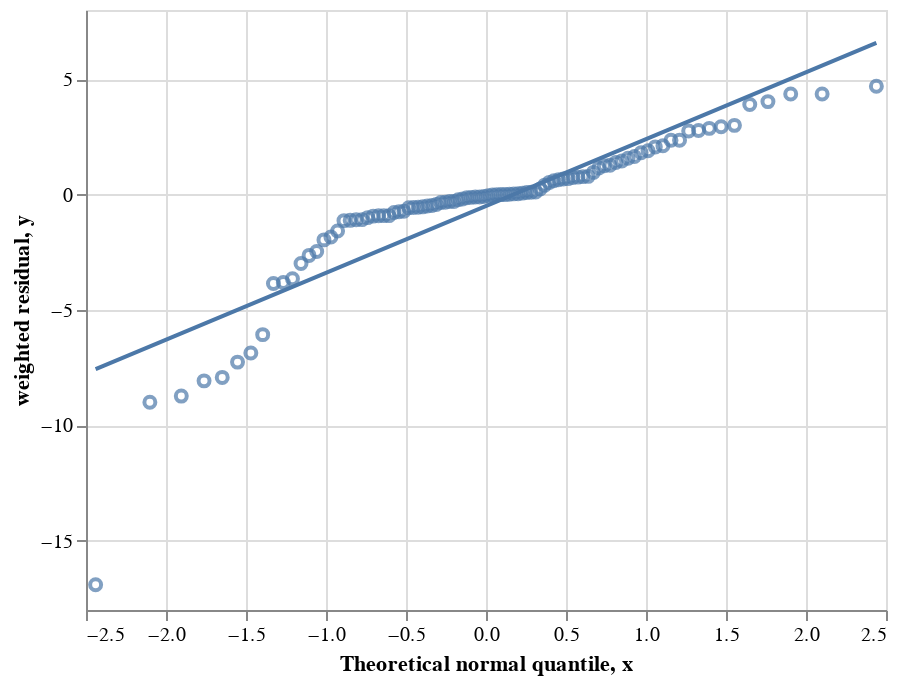

Notebook code cell kept with this figure:
### Markdown cell above
The test find that the residuals does not appear to be normally distributed, so lets inspect the normal probability plot to see for ourself.

### Code cell
visualization.plot_norm_probplot(res, interactive=True)

### Figure 1 — Vega-Lite specification as saved in the notebook (floating-point values rounded to 4 significant figures)
{"config": {"view": {"continuousWidth": 400, "continuousHeight": 300}}, "layer": [{"data": {"name": "data-f2f6ff62d618d3651fec2bcb8c10e6cb"}, "mark": "point", "encoding": {"tooltip": [{"field": "type", "type": "nominal"}, {"field": "id", "type": "nominal"}, {"field": "peak", "type": "nominal"}, {"field": "weighted residual", "type": "quantitative"}], "x": {"field": "Theoretical normal quantile", "type": "quantitative"}, "y": {"field": "weighted residual", "type": "quantitative"}}}, {"data": {"name": "data-2affc25750a9aa9308b54de034127c21"}, "mark": "line", "encoding": {"x": {"field": "x", "type": "quantitative"}, "y": {"field": "y", "type": "quantitative"}}}], "$schema": "https://vega.github.io/schema/vega-lite/v4.17.0.json", "datasets": {"data-f2f6ff62d618d3651fec2bcb8c10e6cb": [{"type": "MS", "expt": "fructose", "id": "fructose_Methionine320_0_0_1", "peak": "M3", "time": 0.0, "data": 0.002901, "std": 0.0001, "fit": 0.00121, "weighted residual": -16.91, "cont": null, "Theoretical normal quantile": -2.44}, {"type": "MS", "expt": "fructose", "id": "fructose_Histidine338_0_0_1", "peak": "M5", "time": 0.0, "data": 0.0009003, "std": 0.0001, "fit": 1.464e-09, "weighted residual": -9.0, "cont": null, "Theoretical normal quantile": -2.101}, {"type": "MS", "expt": "fructose", "id": "fructose_Valine260_0_0_1", "peak": "M2", "time": 0.0, "data": 0.004901, "std": 0.0005001, "fit": 0.0005349, "weighted residual": -8.73, "cont": null, "Theoretical normal quantile": -1.904}, {"type": "MS", "expt": "fructose", "id": "fructose_Histidine338_0_0_1", "peak": "M3", "time": 0.0, "data": 0.02551, "std": 0.003001, "fit": 0.001289, "weighted residual": -8.07, "cont": null, "Theoretical normal quantile": -1.762}, {"type": "MS", "expt": "fructose", "id": "fructose_Histidine338_0_0_1", "peak": "M4", "time": 0.0, "data": 0.0008002, "std": 0.0001, "fit": 7.886e-06, "weighted residual": -7.921, "cont": null, "Theoretical normal quantile": -1.649}, {"type": "MS", "expt": "fructose", "id": "fructose_Glutamicacid330_0_0_1", "peak": "M3", "time": 0.0, "data": 0.0008, "std": 0.0001, "fit": 7.42e-05, "weighted residual": -7.258, "cont": null, "Theoretical normal quantile": -1.553}, {"type": "MS", "expt": "fructose", "id": "fructose_Phenylalanine336_0_0_1", "peak": "M0", "time": 0.0, "data": 0.821, "std": 0.0256, "fit": 0.6452, "weighted residual": -6.865, "cont": null, "Theoretical normal quantile": -1.47}, {"type": "MS", "expt": "fructose", "id": "fructose_Phenylalanine308_0_0_1", "peak": "M3", "time": 0.0, "data": 0.0022, "std": 0.0001, "fit": 0.001593, "weighted residual": -6.067, "cont": null, "Theoretical normal quantile": -1.396}, {"type": "MS", "expt": "fructose", "id": "fructose_Valine288_0_0_1", "peak": "M3", "time": 0.0, "data": 0.0006, "std": 0.0001, "fit": 0.0002151, "weighted residual": -3.849, "cont": null, "Theoretical normal quantile": -1.328}, {"type": "MS", "expt": "fructose", "id": "fructose_Asparticacid302_0_0_1", "peak": "M1", "time": 0.0, "data": 0.09291, "std": 0.0029, "fit": 0.08187, "weighted residual": -3.807, "cont": null, "Theoretical normal quantile": -1.267}, {"type": "MS", "expt": "fructose", "id": "fructose_Asparticacid390_0_0_1", "peak": "M3", "time": 0.0, "data": 0.0004, "std": 0.0001, "fit": 3.561e-05, "weighted residual": -3.644, "cont": null, "Theoretical normal quantile": -1.21}, {"type": "MS", "expt": "fructose", "id": "fructose_Asparticacid302_0_0_1", "peak": "M2", "time": 0.0, "data": 0.0132, "std": 0.0035, "fit": 0.002746, "weighted residual": -2.987, "cont": null, "Theoretical normal quantile": -1.156}, {"type": "MS", "expt": "fructose", "id": "fructose_Serine362_0_0_1", "peak": "M2", "time": 0.0, "data": 0.0003, "std": 0.0001, "fit": 3.661e-05, "weighted residual": -2.634, "cont": null, "Theoretical normal quantile": -1.106}, {"type": "MS", "expt": "fructose", "id": "fructose_Glycine246_0_0_1", "peak": "M1", "time": 0.0, "data": 0.0638, "std": 0.0072, "fit": 0.04607, "weighted residual": -2.463, "cont": null, "Theoretical normal quantile": -1.058}, {"type": "MS", "expt": "fructose", "id": "fructose_Asparticacid418_0_0_1", "peak": "M4", "time": 0.0, "data": 0.0002, "std": 0.0001, "fit": 3.83e-06, "weighted residual": -1.962, "cont": null, "Theoretical normal quantile": -1.013}, {"type": "MS", "expt": "fructose", "id": "fructose_Leucine274_0_0_1", "peak": "M3", "time": 0.0, "data": 0.0002, "std": 0.0001, "fit": 1.628e-05, "weighted residual": -1.837, "cont": null, "Theoretical normal quantile": -0.9693}, {"type": "MS", "expt": "fructose", "id": "fructose_Threonine404_0_0_1", "peak": "M3", "time": 0.0, "data": 0.0017, "std": 0.0001, "fit": 0.001542, "weighted residual": -1.578, "cont": null, "Theoretical normal quantile": -0.9277}, {"type": "MS", "expt": "fructose", "id": "fructose_Alanine232_0_0_1", "peak": "M2", "time": 0.0, "data": 0.0011, "std": 0.0009, "fit": 8.561e-05, "weighted residual": -1.127, "cont": null, "Theoretical normal quantile": -0.8876}, {"type": "MS", "expt": "fructose", "id": "fructose_Phenylalanine308_0_0_1", "peak": "M4", "time": 0.0, "data": 0.0002, "std": 0.0001, "fit": 8.854e-05, "weighted residual": -1.115, "cont": null, "Theoretical normal quantile": -0.8489}, {"type": "MS", "expt": "fructose", "id": "fructose_Alanine232_0_0_1", "peak": "M1", "time": 0.0, "data": 0.023, "std": 0.0035, "fit": 0.01918, "weighted residual": -1.091, "cont": null, "Theoretical normal quantile": -0.8114}, {"type": "MS", "expt": "fructose", "id": "fructose_Valine260_0_0_1", "peak": "M1", "time": 0.0, "data": 0.04361, "std": 0.005701, "fit": 0.03743, "weighted residual": -1.084, "cont": null, "Theoretical normal quantile": -0.775}, {"type": "MS", "expt": "fructose", "id": "fructose_Alanine260_0_0_1", "peak": "M3", "time": 0.0, "data": 0.0006, "std": 0.0006, "fit": 2.087e-06, "weighted residual": -0.9965, "cont": null, "Theoretical normal quantile": -0.7396}, {"type": "MS", "expt": "fructose", "id": "fructose_Histidine440_0_0_1", "peak": "M1", "time": 0.0, "data": 0.4885, "std": 0.0228, "fit": 0.4673, "weighted residual": -0.9317, "cont": null, "Theoretical normal quantile": -0.7051}, {"type": "MS", "expt": "fructose", "id": "fructose_Glutamicacid432_0_0_1", "peak": "M4", "time": 0.0, "data": 0.0001, "std": 0.0001, "fit": 8.05e-06, "weighted residual": -0.9195, "cont": null, "Theoretical normal quantile": -0.6714}, {"type": "MS", "expt": "fructose", "id": "fructose_Isoleucine274_0_0_1", "peak": "M3", "time": 0.0, "data": 0.0003375, "std": 0.0001, "fit": 0.0002465, "weighted residual": -0.9107, "cont": null, "Theoretical normal quantile": -0.6385}, {"type": "MS", "expt": "fructose", "id": "fructose_Asparticacid418_0_0_1", "peak": "M0", "time": 0.0, "data": 0.7777, "std": 0.0107, "fit": 0.768, "weighted residual": -0.9107, "cont": null, "Theoretical normal quantile": -0.6063}, {"type": "MS", "expt": "fructose", "id": "fructose_Serine390_0_0_1", "peak": "M0", "time": 0.0, "data": 0.9065, "std": 0.0159, "fit": 0.8942, "weighted residual": -0.7719, "cont": null, "Theoretical normal quantile": -0.5747}, {"type": "MS", "expt": "fructose", "id": "fructose_Alanine260_0_0_1", "peak": "M0", "time": 0.0, "data": 0.3509, "std": 0.0135, "fit": 0.3409, "weighted residual": -0.7427, "cont": null, "Theoretical normal quantile": -0.5436}, {"type": "MS", "expt": "fructose", "id": "fructose_Glutamicacid432_0_0_1", "peak": "M0", "time": 0.0, "data": 0.8193, "std": 0.0129, "fit": 0.81, "weighted residual": -0.7215, "cont": null, "Theoretical normal quantile": -0.5131}, {"type": "MS", "expt": "fructose", "id": "fructose_Serine362_0_0_1", "peak": "M0", "time": 0.0, "data": 0.9378, "std": 0.0109, "fit": 0.9316, "weighted residual": -0.5702, "cont": null, "Theoretical normal quantile": -0.483}, {"type": "MS", "expt": "fructose", "id": "fructose_Asparticacid418_0_0_1", "peak": "M1", "time": 0.0, "data": 0.2021, "std": 0.0077, "fit": 0.1978, "weighted residual": -0.561, "cont": null, "Theoretical normal quantile": -0.4534}, {"type": "MS", "expt": "fructose", "id": "fructose_Histidine338_0_0_1", "peak": "M1", "time": 0.0, "data": 0.4673, "std": 0.01731, "fit": 0.4579, "weighted residual": -0.5446, "cont": null, "Theoretical normal quantile": -0.4241}, {"type": "MS", "expt": "fructose", "id": "fructose_Asparticacid390_0_0_1", "peak": "M0", "time": 0.0, "data": 0.8416, "std": 0.0102, "fit": 0.8362, "weighted residual": -0.5302, "cont": null, "Theoretical normal quantile": -0.3952}, {"type": "MS", "expt": "fructose", "id": "fructose_Glutamicacid330_0_0_1", "peak": "M4", "time": 0.0, "data": 5e-05, "std": 0.0001, "fit": 3.817e-07, "weighted residual": -0.4962, "cont": null, "Theoretical normal quantile": -0.3667}, {"type": "MS", "expt": "fructose", "id": "fructose_Isoleucine274_0_0_1", "peak": "M0", "time": 0.0, "data": 0.8212, "std": 0.012, "fit": 0.8155, "weighted residual": -0.4699, "cont": null, "Theoretical normal quantile": -0.3384}, {"type": "MS", "expt": "fructose", "id": "fructose_Threonine376_0_0_1", "peak": "M0", "time": 0.0, "data": 0.8401, "std": 0.0089, "fit": 0.8363, "weighted residual": -0.4319, "cont": null, "Theoretical normal quantile": -0.3104}, {"type": "MS", "expt": "fructose", "id": "fructose_Glutamicacid330_0_0_1", "peak": "M0", "time": 0.0, "data": 0.9176, "std": 0.0118, "fit": 0.9137, "weighted residual": -0.338, "cont": null, "Theoretical normal quantile": -0.2826}, {"type": "MS", "expt": "fructose", "id": "fructose_Valine288_0_0_1", "peak": "M1", "time": 0.0, "data": 0.6486, "std": 0.0148, "fit": 0.6437, "weighted residual": -0.3279, "cont": null, "Theoretical normal quantile": -0.2551}, {"type": "MS", "expt": "fructose", "id": "fructose_Valine260_0_0_1", "peak": "M4", "time": 0.0, "data": 3.001e-05, "std": 0.0001, "fit": 7.326e-09, "weighted residual": -0.2999, "cont": null, "Theoretical normal quantile": -0.2277}, {"type": "MS", "expt": "fructose", "id": "fructose_Leucine274_0_0_1", "peak": "M1", "time": 0.0, "data": 0.06201, "std": 0.006701, "fit": 0.06003, "weighted residual": -0.2942, "cont": null, "Theoretical normal quantile": -0.2006}, {"type": "MS", "expt": "fructose", "id": "fructose_Glycine218_0_0_1", "peak": "M1", "time": 0.0, "data": 0.0049, "std": 0.0021, "fit": 0.004429, "weighted residual": -0.2245, "cont": null, "Theoretical normal quantile": -0.1735}, {"type": "MS", "expt": "fructose", "id": "fructose_Valine288_0_0_1", "peak": "M4", "time": 0.0, "data": 2e-05, "std": 0.0001, "fit": 7.423e-07, "weighted residual": -0.1926, "cont": null, "Theoretical normal quantile": -0.1466}, {"type": "MS", "expt": "fructose", "id": "fructose_Phenylalanine302_0_0_1", "peak": "M0", "time": 0.0, "data": 0.939, "std": 0.0068, "fit": 0.9381, "weighted residual": -0.1359, "cont": null, "Theoretical normal quantile": -0.1198}, {"type": "MS", "expt": "fructose", "id": "fructose_Phenylalanine302_0_0_1", "peak": "M2", "time": 0.0, "data": 0.00195, "std": 0.008, "fit": 0.0009877, "weighted residual": -0.1203, "cont": null, "Theoretical normal quantile": -0.09311}, {"type": "MS", "expt": "fructose", "id": "fructose_Valine288_0_0_1", "peak": "M5", "time": 0.0, "data": 1e-05, "std": 0.0001, "fit": 1.822e-10, "weighted residual": -0.1, "cont": null, "Theoretical normal quantile": -0.06646}, {"type": "MS", "expt": "fructose", "id": "fructose_Leucine274_0_0_1", "peak": "M4", "time": 0.0, "data": 1e-05, "std": 0.0001, "fit": 8.729e-08, "weighted residual": -0.09913, "cont": null, "Theoretical normal quantile": -0.03986}, {"type": "MS", "expt": "fructose", "id": "fructose_Histidine440_0_0_1", "peak": "M3", "time": 0.0, "data": 0.008202, "std": 0.003901, "fit": 0.007876, "weighted residual": -0.08341, "cont": null, "Theoretical normal quantile": -0.01328}, {"type": "MS", "expt": "fructose", "id": "fructose_Alanine260_0_0_1", "peak": "M1", "time": 0.0, "data": 0.6407, "std": 0.0138, "fit": 0.6401, "weighted residual": -0.04558, "cont": null, "Theoretical normal quantile": 0.01328}, {"type": "MS", "expt": "fructose", "id": "fructose_Leucine274_0_0_1", "peak": "M0", "time": 0.0, "data": 0.9365, "std": 0.006801, "fit": 0.9364, "weighted residual": -0.01496, "cont": null, "Theoretical normal quantile": 0.03986}, {"type": "Flux", "expt": "fructose", "id": "ex_1", "peak": [], "time": null, "data": 1.0, "std": 0.05, "fit": 1.0, "weighted residual": -8.278e-05, "cont": null, "Theoretical normal quantile": 0.06646}, {"type": "MS", "expt": "fructose", "id": "fructose_Glycine218_0_0_1", "peak": "M0", "time": 0.0, "data": 0.9951, "std": 0.0021, "fit": 0.9951, "weighted residual": 0.0009992, "cont": null, "Theoretical normal quantile": 0.09311}, {"type": "Flux", "expt": "fructose", "id": "ex_2", "peak": [], "time": null, "data": 0.0, "std": 0.0001, "fit": 1e-07, "weighted residual": 0.001, "cont": null, "Theoretical normal quantile": 0.1198}, {"type": "MS", "expt": "fructose", "id": "fructose_Alanine232_0_0_1", "peak": "M0", "time": 0.0, "data": 0.9759, "std": 0.0027, "fit": 0.9759, "weighted residual": 0.01684, "cont": null, "Theoretical normal quantile": 0.1466}, {"type": "MS", "expt": "fructose", "id": "fructose_Histidine440_0_0_1", "peak": "M0", "time": 0.0, "data": 0.4601, "std": 0.01, "fit": 0.4604, "weighted residual": 0.03208, "cont": null, "Theoretical normal quantile": 0.1735}, {"type": "MS", "expt": "fructose", "id": "fructose_Phenylalanine336_0_0_1", "peak": "M2", "time": 0.0, "data": 0.0327, "std": 0.008201, "fit": 0.03304, "weighted residual": 0.04128, "cont": null, "Theoretical normal quantile": 0.2006}, {"type": "MS", "expt": "fructose", "id": "fructose_Isoleucine274_0_0_1", "peak": "M2", "time": 0.0, "data": 0.01305, "std": 0.004, "fit": 0.01331, "weighted residual": 0.06524, "cont": null, "Theoretical normal quantile": 0.2277}, {"type": "MS", "expt": "fructose", "id": "fructose_Glycine246_0_0_1", "peak": "M0", "time": 0.0, "data": 0.9357, "std": 0.0068, "fit": 0.9363, "weighted residual": 0.08809, "cont": null, "Theoretical normal quantile": 0.2551}, {"type": "MS", "expt": "fructose", "id": "fructose_Valine260_0_0_1", "peak": "M0", "time": 0.0, "data": 0.9515, "std": 0.005801, "fit": 0.952, "weighted residual": 0.1003, "cont": null, "Theoretical normal quantile": 0.2826}, {"type": "MS", "expt": "fructose", "id": "fructose_Threonine404_0_0_1", "peak": "M0", "time": 0.0, "data": 0.7868, "std": 0.0107, "fit": 0.788, "weighted residual": 0.1172, "cont": null, "Theoretical normal quantile": 0.3104}, {"type": "MS", "expt": "fructose", "id": "fructose_Histidine338_0_0_1", "peak": "M0", "time": 0.0, "data": 0.4627, "std": 0.009103, "fit": 0.4649, "weighted residual": 0.2416, "cont": null, "Theoretical normal quantile": 0.3384}, {"type": "MS", "expt": "fructose", "id": "fructose_Valine288_0_0_1", "peak": "M2", "time": 0.0, "data": 0.0194, "std": 0.0028, "fit": 0.02055, "weighted residual": 0.4101, "cont": null, "Theoretical normal quantile": 0.3667}, {"type": "MS", "expt": "fructose", "id": "fructose_Asparticacid390_0_0_1", "peak": "M2", "time": 0.0, "data": 0.009401, "std": 0.0017, "fit": 0.0103, "weighted residual": 0.529, "cont": null, "Theoretical normal quantile": 0.3952}, {"type": "MS", "expt": "fructose", "id": "fructose_Threonine404_0_0_1", "peak": "M1", "time": 0.0, "data": 0.1954, "std": 0.0125, "fit": 0.203, "weighted residual": 0.6024, "cont": null, "Theoretical normal quantile": 0.4241}, {"type": "MS", "expt": "fructose", "id": "fructose_Glycine246_0_0_1", "peak": "M2", "time": 0.0, "data": 0.0005, "std": 0.0001, "fit": 0.0005643, "weighted residual": 0.6425, "cont": null, "Theoretical normal quantile": 0.4534}, {"type": "MS", "expt": "fructose", "id": "fructose_Valine288_0_0_1", "peak": "M0", "time": 0.0, "data": 0.3314, "std": 0.0117, "fit": 0.3393, "weighted residual": 0.6735, "cont": null, "Theoretical normal quantile": 0.483}, {"type": "MS", "expt": "fructose", "id": "fructose_Leucine274_0_0_1", "peak": "M2", "time": 0.0, "data": 0.0013, "std": 0.0002, "fit": 0.001439, "weighted residual": 0.6944, "cont": null, "Theoretical normal quantile": 0.5131}, {"type": "MS", "expt": "fructose", "id": "fructose_Phenylalanine308_0_0_1", "peak": "M0", "time": 0.0, "data": 0.8457, "std": 0.0215, "fit": 0.8617, "weighted residual": 0.7432, "cont": null, "Theoretical normal quantile": 0.5436}, {"type": "MS", "expt": "fructose", "id": "fructose_Asparticacid302_0_0_1", "peak": "M0", "time": 0.0, "data": 0.8939, "std": 0.006201, "fit": 0.8986, "weighted residual": 0.7577, "cont": null, "Theoretical normal quantile": 0.5747}, {"type": "MS", "expt": "fructose", "id": "fructose_Alanine260_0_0_1", "peak": "M2", "time": 0.0, "data": 0.0078, "std": 0.0003, "fit": 0.008034, "weighted residual": 0.7794, "cont": null, "Theoretical normal quantile": 0.6063}, {"type": "MS", "expt": "fructose", "id": "fructose_Glutamicacid330_0_0_1", "peak": "M2", "time": 0.0, "data": 0.0031, "std": 0.0006, "fit": 0.003574, "weighted residual": 0.7895, "cont": null, "Theoretical normal quantile": 0.6385}, {"type": "MS", "expt": "fructose", "id": "fructose_Glutamicacid432_0_0_1", "peak": "M2", "time": 0.0, "data": 0.0125, "std": 0.0028, "fit": 0.0152, "weighted residual": 0.9631, "cont": null, "Theoretical normal quantile": 0.6714}, {"type": "MS", "expt": "fructose", "id": "fructose_Methionine320_0_0_1", "peak": "M2", "time": 0.0, "data": 0.0239, "std": 0.004401, "fit": 0.029, "weighted residual": 1.157, "cont": null, "Theoretical normal quantile": 0.7051}, {"type": "MS", "expt": "fructose", "id": "fructose_Threonine376_0_0_1", "peak": "M1", "time": 0.0, "data": 0.1544, "std": 0.0098, "fit": 0.1667, "weighted residual": 1.25, "cont": null, "Theoretical normal quantile": 0.7396}, {"type": "MS", "expt": "fructose", "id": "fructose_Histidine338_0_0_1", "peak": "M2", "time": 0.0, "data": 0.04271, "std": 0.0119, "fit": 0.05782, "weighted residual": 1.269, "cont": null, "Theoretical normal quantile": 0.775}, {"type": "MS", "expt": "fructose", "id": "fructose_Threonine404_0_0_1", "peak": "M2", "time": 0.0, "data": 0.0161, "std": 0.005601, "fit": 0.02389, "weighted residual": 1.39, "cont": null, "Theoretical normal quantile": 0.8114}, {"type": "MS", "expt": "fructose", "id": "fructose_Methionine320_0_0_1", "peak": "M1", "time": 0.0, "data": 0.2339, "std": 0.0158, "fit": 0.257, "weighted residual": 1.456, "cont": null, "Theoretical normal quantile": 0.8489}, {"type": "MS", "expt": "fructose", "id": "fructose_Isoleucine274_0_0_1", "peak": "M1", "time": 0.0, "data": 0.1654, "std": 0.008301, "fit": 0.1785, "weighted residual": 1.579, "cont": null, "Theoretical normal quantile": 0.8876}, {"type": "MS", "expt": "fructose", "id": "fructose_Glutamicacid432_0_0_1", "peak": "M1", "time": 0.0, "data": 0.1679, "std": 0.0102, "fit": 0.1847, "weighted residual": 1.649, "cont": null, "Theoretical normal quantile": 0.9277}, {"type": "MS", "expt": "fructose", "id": "fructose_Phenylalanine302_0_0_1", "peak": "M1", "time": 0.0, "data": 0.059, "std": 0.0069, "fit": 0.0715, "weighted residual": 1.811, "cont": null, "Theoretical normal quantile": 0.9693}, {"type": "MS", "expt": "fructose", "id": "fructose_Asparticacid418_0_0_1", "peak": "M2", "time": 0.0, "data": 0.0189, "std": 0.0023, "fit": 0.02328, "weighted residual": 1.904, "cont": null, "Theoretical normal quantile": 1.013}, {"type": "MS", "expt": "fructose", "id": "fructose_Serine390_0_0_1", "peak": "M2", "time": 0.0, "data": 0.0146, "std": 0.0014, "fit": 0.0175, "weighted residual": 2.068, "cont": null, "Theoretical normal quantile": 1.058}, {"type": "MS", "expt": "fructose", "id": "fructose_Asparticacid390_0_0_1", "peak": "M1", "time": 0.0, "data": 0.1486, "std": 0.008501, "fit": 0.1666, "weighted residual": 2.12, "cont": null, "Theoretical normal quantile": 1.106}, {"type": "MS", "expt": "fructose", "id": "fructose_Glutamicacid432_0_0_1", "peak": "M3", "time": 0.0, "data": 0.0002, "std": 0.0001, "fit": 0.0004359, "weighted residual": 2.359, "cont": null, "Theoretical normal quantile": 1.156}, {"type": "MS", "expt": "fructose", "id": "fructose_Serine390_0_0_1", "peak": "M1", "time": 0.0, "data": 0.07891, "std": 0.0155, "fit": 0.1155, "weighted residual": 2.36, "cont": null, "Theoretical normal quantile": 1.21}, {"type": "MS", "expt": "fructose", "id": "fructose_Glutamicacid330_0_0_1", "peak": "M1", "time": 0.0, "data": 0.0784, "std": 0.0112, "fit": 0.1092, "weighted residual": 2.753, "cont": null, "Theoretical normal quantile": 1.267}, {"type": "MS", "expt": "fructose", "id": "fructose_Phenylalanine308_0_0_1", "peak": "M2", "time": 0.0, "data": 0.0125, "std": 0.0037, "fit": 0.02277, "weighted residual": 2.776, "cont": null, "Theoretical normal quantile": 1.328}, {"type": "MS", "expt": "fructose", "id": "fructose_Histidine440_0_0_1", "peak": "M2", "time": 0.0, "data": 0.04321, "std": 0.013, "fit": 0.08054, "weighted residual": 2.871, "cont": null, "Theoretical normal quantile": 1.396}, {"type": "MS", "expt": "fructose", "id": "fructose_Phenylalanine336_0_0_1", "peak": "M1", "time": 0.0, "data": 0.1435, "std": 0.0182, "fit": 0.1971, "weighted residual": 2.942, "cont": null, "Theoretical normal quantile": 1.47}, {"type": "MS", "expt": "fructose", "id": "fructose_Threonine376_0_0_1", "peak": "M2", "time": 0.0, "data": 0.0055, "std": 0.0016, "fit": 0.0103, "weighted residual": 3.001, "cont": null, "Theoretical normal quantile": 1.553}, {"type": "MS", "expt": "fructose", "id": "fructose_Methionine320_0_0_1", "peak": "M0", "time": 0.0, "data": 0.7392, "std": 0.0183, "fit": 0.8108, "weighted residual": 3.908, "cont": null, "Theoretical normal quantile": 1.649}, {"type": "MS", "expt": "fructose", "id": "fructose_Asparticacid418_0_0_1", "peak": "M3", "time": 0.0, "data": 0.0011, "std": 0.0001, "fit": 0.001503, "weighted residual": 4.03, "cont": null, "Theoretical normal quantile": 1.762}, {"type": "MS", "expt": "fructose", "id": "fructose_Phenylalanine336_0_0_1", "peak": "M3", "time": 0.0, "data": 0.0028, "std": 0.0001, "fit": 0.003236, "weighted residual": 4.357, "cont": null, "Theoretical normal quantile": 1.904}, {"type": "MS", "expt": "fructose", "id": "fructose_Phenylalanine308_0_0_1", "peak": "M1", "time": 0.0, "data": 0.1394, "std": 0.0191, "fit": 0.2227, "weighted residual": 4.359, "cont": null, "Theoretical normal quantile": 2.101}, {"type": "MS", "expt": "fructose", "id": "fructose_Serine362_0_0_1", "peak": "M1", "time": 0.0, "data": 0.0619, "std": 0.0105, "fit": 0.1112, "weighted residual": 4.694, "cont": null, "Theoretical normal quantile": 2.44}], "data-2affc25750a9aa9308b54de034127c21": [{"x": -2.44, "y": -7.564}, {"x": -1.898, "y": -5.993}, {"x": -1.355, "y": -4.422}, {"x": -0.8133, "y": -2.851}, {"x": -0.2711, "y": -1.279}, {"x": 0.2711, "y": 0.2916}, {"x": 0.8133, "y": 1.863}, {"x": 1.355, "y": 3.434}, {"x": 1.898, "y": 5.005}, {"x": 2.44, "y": 6.576}]}}
